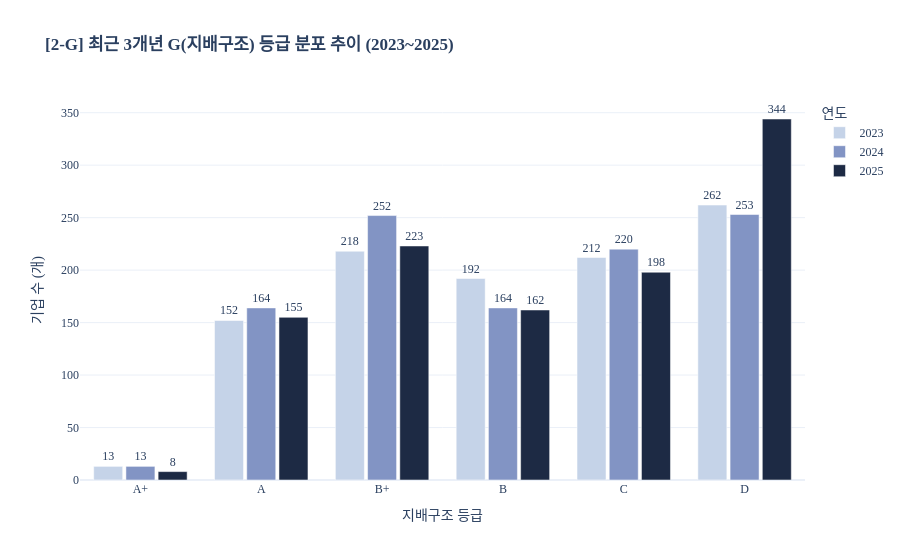

This figure's notebook cell:
### Code cell
df_g = df[(df['평가년도'].isin([2023, 2024, 2025])) & (df['지배구조'].isin(grade_order))].copy()
df_g['평가년도'] = df_g['평가년도'].astype(str)

g_counts = df_g.groupby(['평가년도', '지배구조']).size().reset_index(name='기업수')

# G (지배구조) 개별 차트 생성
fig_g = px.bar(
    g_counts,
    x='지배구조',
    y='기업수',
    color='평가년도',
    barmode='group',
    category_orders={'지배구조': grade_order},
    title='<b>[2-G] 최근 3개년 G(지배구조) 등급 분포 추이 (2023~2025)</b>',
    labels={'기업수': '기업 수 (개)', '지배구조': '지배구조 등급', '평가년도': '연도'},
    color_discrete_map={
        '2023': '#C5D3E8',  # 연한 페일 네이비
        '2024': '#8294C4',  # 소프트 인디고
        '2025': '#1D2A44'   # 차분한 딥 네이비
    }
)

fig_g.update_traces(texttemplate='%{y}', textposition='outside')
fig_g.update_layout(
    font_family='Apple SD Gothic Neo',
    template='plotly_white',
    bargap=0.2,
    bargroupgap=0.1
)

fig_g.show()

### Figure 1 — Plotly figure (JSON) as saved in the notebook; plotly's stock layout.template omitted (floating-point values rounded to 4 significant figures)
{"data": [{"alignmentgroup": "True", "hovertemplate": "연도=2023<br>지배구조 등급=%{x}<br>기업 수 (개)=%{y}<extra></extra>", "legendgroup": "2023", "marker": {"color": "#C5D3E8", "pattern": {"shape": ""}}, "name": "2023", "offsetgroup": "2023", "orientation": "v", "showlegend": true, "textposition": "outside", "texttemplate": "%{y}", "type": "bar", "x": ["A", "A+", "B", "B+", "C", "D"], "xaxis": "x", "y": [152, 13, 192, 218, 212, 262], "yaxis": "y"}, {"alignmentgroup": "True", "hovertemplate": "연도=2024<br>지배구조 등급=%{x}<br>기업 수 (개)=%{y}<extra></extra>", "legendgroup": "2024", "marker": {"color": "#8294C4", "pattern": {"shape": ""}}, "name": "2024", "offsetgroup": "2024", "orientation": "v", "showlegend": true, "textposition": "outside", "texttemplate": "%{y}", "type": "bar", "x": ["A", "A+", "B", "B+", "C", "D"], "xaxis": "x", "y": [164, 13, 164, 252, 220, 253], "yaxis": "y"}, {"alignmentgroup": "True", "hovertemplate": "연도=2025<br>지배구조 등급=%{x}<br>기업 수 (개)=%{y}<extra></extra>", "legendgroup": "2025", "marker": {"color": "#1D2A44", "pattern": {"shape": ""}}, "name": "2025", "offsetgroup": "2025", "orientation": "v", "showlegend": true, "textposition": "outside", "texttemplate": "%{y}", "type": "bar", "x": ["A", "A+", "B", "B+", "C", "D"], "xaxis": "x", "y": [155, 8, 162, 223, 198, 344], "yaxis": "y"}], "layout": {"bargap": 0.2, "bargroupgap": 0.1, "barmode": "group", "font": {"family": "Apple SD Gothic Neo"}, "legend": {"title": {"text": "연도"}, "tracegroupgap": 0}, "title": {"text": "<b>[2-G] 최근 3개년 G(지배구조) 등급 분포 추이 (2023~2025)</b>"}, "xaxis": {"anchor": "y", "categoryarray": ["A+", "A", "B+", "B", "C", "D"], "categoryorder": "array", "domain": [0, 1], "title": {"text": "지배구조 등급"}}, "yaxis": {"anchor": "x", "domain": [0, 1], "title": {"text": "기업 수 (개)"}}}}
